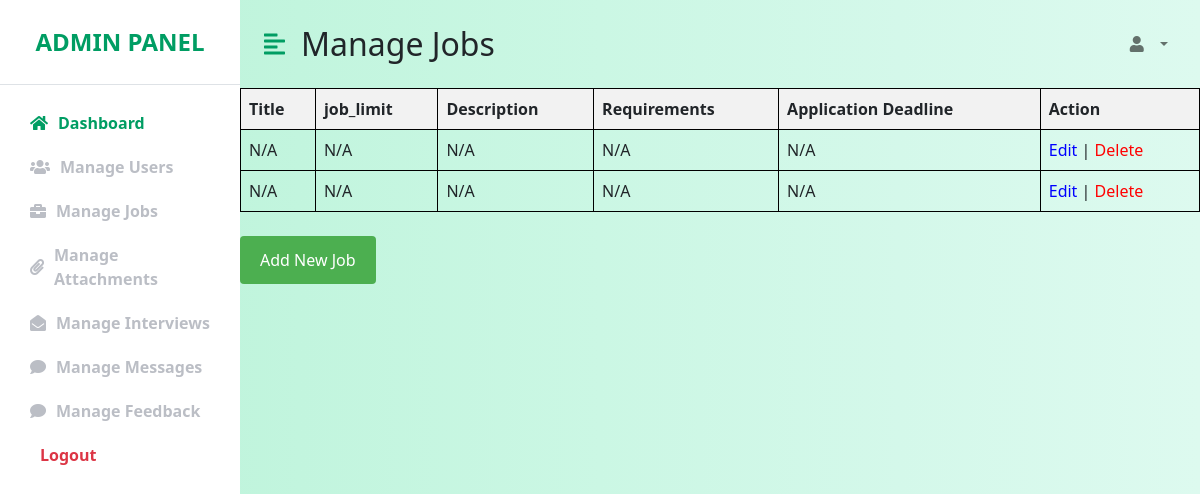
The page /manage_jobs.php on the database as committed earlier.
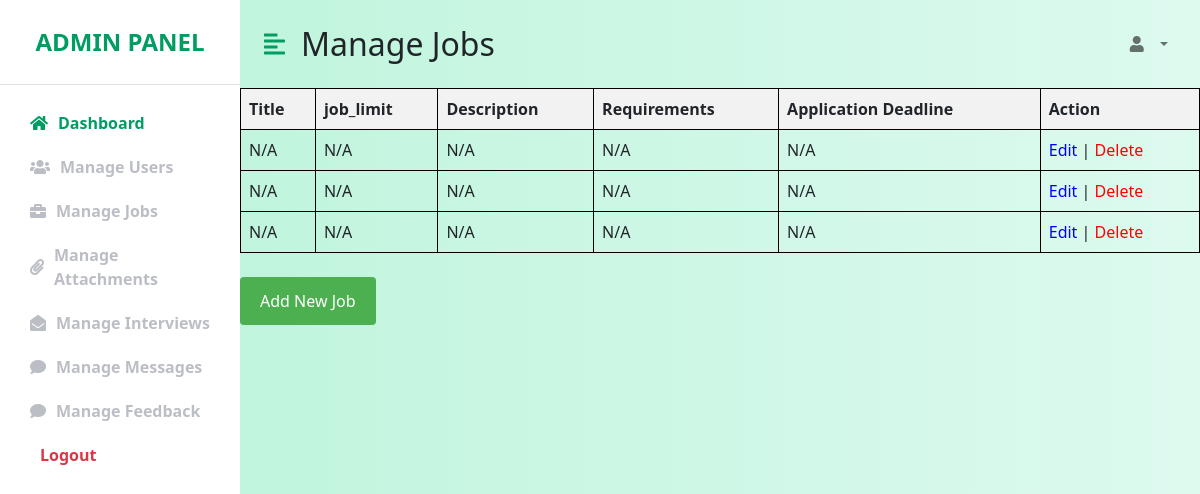
The same page on the database as committed later.
### tables this page shows
CREATE TABLE `jobs` (
  `id` int(11) UNSIGNED NOT NULL,
  `org_id` int(6) UNSIGNED NOT NULL,
  `job_title` varchar(255) NOT NULL,
  `job_description` text NOT NULL,
  `job_requirements` text NOT NULL,
  `job_location` varchar(255) NOT NULL,
  `salary` decimal(10,2) DEFAULT NULL,
  `job_type` enum('full-time','part-time','internship') NOT NULL,
  `application_deadline` date DEFAULT NULL,
  `job_limit` int(11) DEFAULT NULL,
  `created_at` timestamp NOT NULL DEFAULT current_timestamp(),
  `title` varchar(255) DEFAULT NULL
);

### manage_jobs.php (the view, shortened to what the changed rows need)
<!DOCTYPE html>
<html lang="en">
<head>
    <link href="https://cdn.jsdelivr.net/npm/bootstrap@5.0.0-beta3/dist/css/bootstrap.min.css" rel="stylesheet" />
    <link rel="stylesheet" href="https://cdnjs.cloudflare.com/ajax/libs/font-awesome/5.15.3/css/all.min.css" />
    <link rel="stylesheet" href="adminpannel.css" />
</head>
<body>
<div class="d-flex" id="wrapper">
    <div id="page-content-wrapper">
        <nav class="navbar navbar-expand-lg navbar-light bg-transparent py-4 px-4">
            <div class="d-flex align-items-center">
                <h2 class="fs-2 m-0">Manage Jobs</h2>
            </div>
        </nav>
        <?php
        require_once 'connect.php';
        $sql = "SELECT * FROM Jobs";
        $result = mysqli_query($conn, $sql);
        if (mysqli_num_rows($result) > 0) {
            echo "<table style='border-collapse: collapse; width: 100%;'>";
            echo "<tr><th style='background-color: #f2f2f2; border: 1px solid black; text-align: left; padding: 8px;'>Title</th><th style='background-color: #f2f2f2; border: 1px solid black; text-align: left; padding: 8px;'>job_limit</th><th style='background-color: #f2f2f2; border: 1px solid black; text-align: left; padding: 8px;'>Description</th><th style='background-color: #f2f2f2; border: 1px solid black; text-align: left; padding: 8px;'>Requirements</th><th style='background-color: #f2f2f2; border: 1px solid black; text-align: left; padding: 8px;'>Application Deadline</th><th style='background-color: #f2f2f2; border: 1px solid black; text-align: left; padding: 8px;'>Action</th></tr>";
            while ($row = mysqli_fetch_assoc($result)) {
                echo "<tr>";
                echo "<td style='border: 1px solid black; text-align: left; padding: 8px;'>" . (isset($row['title']) ? $row['title'] : 'N/A') . "</td>";
                echo "<td style='border: 1px solid black; text-align: left; padding: 8px;'>" . (isset($row['job_limit']) ? $row['job_limit'] : 'N/A') . "</td>";
                echo "<td style='border: 1px solid black; text-align: left; padding: 8px;'>" . (isset($row['description']) ? $row['description'] : 'N/A') . "</td>";
                echo "<td style='border: 1px solid black; text-align: left; padding: 8px;'>" . (isset($row['requirements']) ? $row['requirements'] : 'N/A') . "</td>";
                echo "<td style='border: 1px solid black; text-align: left; padding: 8px;'>" . (isset($row['application_deadline']) ? $row['application_deadline'] : 'N/A') . "</td>";
                echo "<td style='border: 1px solid black; text-align: left; padding: 8px;'><a href='edit_job.php?id=" . $row['id'] . "' style='text-decoration: none; color: blue;'>Edit</a> | <a href='delete_job.php?id=" . $row['id'] . "' onclick=\"return confirm('Are you sure you want to delete this job?')\" style='text-decoration: none; color: red;'>Delete</a></td>";
                echo "</tr>";
            }
            echo "</table>";
            echo "<br>";
            echo "<button style='background-color: #4CAF50; color: white; padding: 12px 20px; border: none; border-radius: 4px; cursor: pointer; font-size: 16px; margin-bottom: 20px;'><a href='jobs.php' style='text-decoration: none; color: white;'>Add New Job</a></button><br><br>";
        } else {
            echo "No jobs found.";
        }
        ?>
    </div>
</div>
</body>
</html>

Rows that differ between the two databases and show on the page:
added jobs: shows "N/A"
